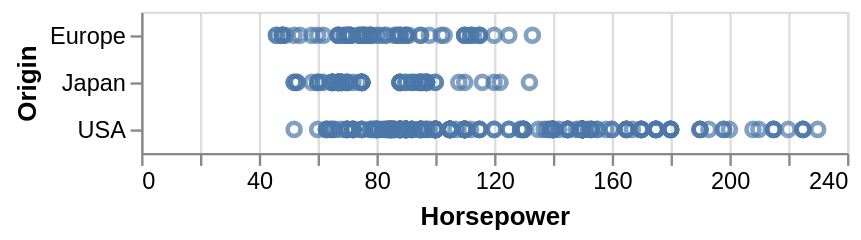

The code cell stored with this chart in its notebook:
### Markdown cell above
**Task 2:** 

The following is a chart that encodes Horsepower and Region of Origin of a set of cars produced in Europe, Japan, and the USA. Try changing this to a tick chart and then a boxplot chart and see how it changes (find the correct functions in the marks documentation)!

Change the mark to `mark_tick()`, then `mark_boxplot()`.

### Code cell
alt.Chart(cars).mark_point().encode(
    x="Horsepower:Q",
    y="Origin:N"
)

### Figure 1 — Vega specification as saved in the notebook (floating-point values rounded to 4 significant figures; data arrays with more than 128 entries replaced by an {"elided": "..."} marker saying what was removed)
{"$schema": "https://vega.github.io/schema/vega/v6.json", "data": [{"name": "source_0", "values": {"elided": "400 records"}}, {"name": "source_0_x_domain_Horsepower", "values": [{"min": 46, "max": 230}]}, {"name": "source_0_y_domain_Origin", "values": [{"Origin": "USA"}, {"Origin": "Europe"}, {"Origin": "Japan"}]}], "signals": [{"name": "y_step", "value": 20}, {"name": "height", "update": "bandspace(domain('y').length, 1, 0.5) * y_step"}], "marks": [{"type": "symbol", "name": "marks", "from": {"data": "source_0"}, "encode": {"update": {"y": {"field": "Origin", "scale": "y"}, "opacity": {"value": 0.7}, "fill": {"value": "transparent"}, "stroke": {"value": "#4c78a8"}, "x": {"field": "Horsepower", "scale": "x"}}}, "style": ["point"]}], "scales": [{"name": "x", "type": "linear", "domain": [{"signal": "(data(\"source_0_x_domain_Horsepower\")[0] || {}).min"}, {"signal": "(data(\"source_0_x_domain_Horsepower\")[0] || {}).max"}], "range": [0, {"signal": "width"}], "nice": true, "zero": true}, {"name": "y", "type": "point", "domain": {"data": "source_0_y_domain_Origin", "field": "Origin", "sort": true}, "range": {"step": {"signal": "y_step"}}, "padding": 0.5}], "axes": [{"scale": "x", "labels": false, "minExtent": 0, "zindex": 0, "gridScale": "y", "tickCount": {"signal": "ceil(width/40)"}, "domain": false, "grid": true, "orient": "bottom", "maxExtent": 0, "aria": false, "ticks": false}, {"scale": "x", "zindex": 0, "grid": false, "orient": "bottom", "labelOverlap": true, "tickCount": {"signal": "ceil(width/40)"}, "title": "Horsepower", "labelFlush": true}, {"scale": "y", "zindex": 0, "orient": "left", "grid": false, "title": "Origin"}], "padding": 5, "background": "white", "width": 300, "style": "cell"}
